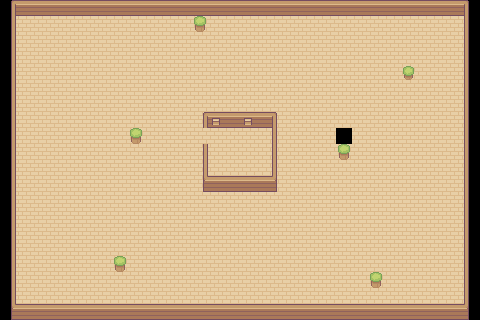

This is a level from a 2D game, rendered from its Tiled map with the project's own tilesets. A one-line summary and the complete map file follow:
An orthogonal 30x20 tile map with 16x16 px tiles, 2 tile layers (Прошарок плиток 1, Прошарок плиток 2), 2 tilesets and 14 objects (6x colision, soso, penis).

<map version="1.10" tiledversion="1.11.2" orientation="orthogonal" renderorder="right-down" width="30" height="20" tilewidth="16" tileheight="16" infinite="0" nextlayerid="7" nextobjectid="39">
 <tileset firstgid="1" name="Hills" tilewidth="16" tileheight="16" tilecount="77" columns="11">
  <image source="../Sprout Lands - Sprites - Basic pack/Tilesets/Hills.png" trans="ff00ff" width="176" height="112" />
 </tileset>
 <tileset firstgid="78" source="Wooden_House_Walls_Tilset.tsx" />
 <layer id="1" name="Прошарок плиток 1" width="30" height="20">
  <data encoding="csv">
78,79,79,79,79,79,79,79,79,79,79,79,79,79,79,79,79,79,79,79,79,79,79,79,79,79,79,79,79,80,
83,84,84,84,84,84,84,84,84,84,84,84,84,84,84,84,84,84,84,84,84,84,84,84,84,84,84,84,84,85,
83,84,84,84,84,84,84,84,84,84,84,84,84,84,84,84,84,84,84,84,84,84,84,84,84,84,84,84,84,85,
83,84,84,84,84,84,84,84,84,84,84,84,84,84,84,84,84,84,84,84,84,84,84,84,84,84,84,84,84,85,
83,84,84,84,84,84,84,84,84,84,84,84,84,84,84,84,84,84,84,84,84,84,84,84,84,84,84,84,84,85,
83,84,84,84,84,84,84,84,84,84,84,84,84,84,84,84,84,84,84,84,84,84,84,84,84,84,84,84,84,85,
83,84,84,84,84,84,84,84,84,84,84,84,84,84,84,84,84,84,84,84,84,84,84,84,84,84,84,84,84,85,
83,84,84,84,84,84,84,84,84,84,84,84,84,84,84,84,84,84,84,84,84,84,84,84,84,84,84,84,84,85,
83,84,84,84,84,84,84,84,84,84,84,84,84,84,84,84,84,84,84,84,84,0,84,84,84,84,84,84,84,85,
83,84,84,84,84,84,84,84,84,84,84,84,84,0,84,84,0,84,84,84,84,84,84,84,84,84,84,84,84,85,
83,84,84,84,84,84,84,84,84,84,84,84,84,84,84,0,84,84,84,84,84,84,84,84,84,84,84,84,84,85,
83,84,84,84,84,84,84,84,84,84,84,84,84,84,0,84,84,84,84,84,84,84,84,84,84,84,84,84,84,85,
83,84,84,84,84,84,84,84,84,84,84,84,84,84,84,84,84,84,84,84,84,84,84,84,84,84,84,84,84,85,
83,84,84,84,84,84,84,84,84,84,84,84,84,84,84,84,84,84,84,84,84,84,84,84,84,84,84,84,84,85,
83,84,84,84,84,84,84,84,84,84,84,84,84,84,84,84,84,84,84,84,84,84,84,84,84,84,84,84,84,85,
83,84,84,84,84,84,84,84,84,84,84,84,84,84,84,84,84,84,84,84,84,84,84,84,84,84,84,84,84,85,
83,84,84,84,84,84,84,84,84,84,84,84,84,84,84,84,84,84,84,84,84,84,84,84,84,84,84,84,84,85,
83,84,84,84,84,84,84,84,84,84,84,84,84,84,84,84,84,84,84,84,84,84,84,84,84,84,84,84,84,85,
83,84,84,84,84,84,84,84,84,84,84,84,84,84,84,84,84,84,84,84,84,84,84,84,84,84,84,84,84,85,
88,89,89,89,89,89,89,89,89,89,89,89,89,89,89,89,89,89,89,89,89,89,89,89,89,89,89,89,89,90
</data>
 </layer>
 <layer id="2" name="Прошарок плиток 2" width="30" height="20">
  <data encoding="csv">
0,0,0,0,0,0,0,0,0,0,0,0,0,0,0,0,0,0,0,0,0,0,0,0,0,0,0,0,0,0,
0,0,0,0,0,0,0,0,0,0,0,0,74,0,0,0,0,0,0,0,0,0,0,0,0,0,0,0,0,0,
0,0,0,0,0,0,0,0,0,0,0,0,0,0,0,0,0,0,0,0,0,0,0,0,0,0,0,0,0,0,
0,0,0,0,0,0,0,0,0,0,0,0,0,0,0,0,0,0,0,0,0,0,0,0,0,0,0,0,0,0,
0,0,0,0,0,0,0,0,0,0,0,0,0,0,0,0,0,0,0,0,0,0,0,0,0,73,0,0,0,0,
0,0,0,0,0,0,0,0,0,0,0,0,0,0,0,0,0,0,0,0,0,0,0,0,0,0,0,0,0,0,
0,0,0,0,0,0,0,0,0,0,0,0,0,0,0,0,0,0,0,0,0,0,0,0,0,0,0,0,0,0,
0,0,0,0,0,0,0,0,0,0,0,0,78,91,79,91,79,80,0,0,0,0,0,0,0,0,0,0,0,0,
0,0,0,0,0,0,0,0,74,0,0,0,0,84,84,84,84,85,0,0,0,0,0,0,0,0,0,0,0,0,
0,0,0,0,0,0,0,0,0,0,0,0,83,84,84,84,84,85,0,0,0,74,0,0,0,0,0,0,0,0,
0,0,0,0,0,0,0,0,0,0,0,0,83,84,84,84,84,85,0,0,0,0,0,0,0,0,0,0,0,0,
0,0,0,0,0,0,0,0,0,0,0,0,88,89,89,89,89,90,0,0,0,0,0,0,0,0,0,0,0,0,
0,0,0,0,0,0,0,0,0,0,0,0,0,0,0,0,0,0,0,0,0,0,0,0,0,0,0,0,0,0,
0,0,0,0,0,0,0,0,0,0,0,0,0,0,0,0,0,0,0,0,0,0,0,0,0,0,0,0,0,0,
0,0,0,0,0,0,0,0,0,0,0,0,0,0,0,0,0,0,0,0,0,0,0,0,0,0,0,0,0,0,
0,0,0,0,0,0,0,0,0,0,0,0,0,0,0,0,0,0,0,0,0,0,0,0,0,0,0,0,0,0,
0,0,0,0,0,0,0,74,0,0,0,0,0,0,0,0,0,0,0,0,0,0,0,0,0,0,0,0,0,0,
0,0,0,0,0,0,0,0,0,0,0,0,0,0,0,0,0,0,0,0,0,0,0,74,0,0,0,0,0,0,
0,0,0,0,0,0,0,0,0,0,0,0,0,0,0,0,0,0,0,0,0,0,0,0,0,0,0,0,0,0,
0,0,0,0,0,0,0,0,0,0,0,0,0,0,0,0,0,0,0,0,0,0,0,0,0,0,0,0,0,0
</data>
 </layer>
 <objectgroup id="3" name="Колізіонєри">
  <object id="1" type="colision" x="117.792" y="259.162" width="4.13084" height="10.5844" />
  <object id="2" x="203" y="112" width="74" height="5" />
  <object id="3" x="203" y="176" width="74" height="5" />
  <object id="4" x="272" y="116.999" width="5" height="59.0005" />
  <object id="6" x="203" y="144" width="5" height="32" />
  <object id="7" x="203" y="117.002" width="5" height="11" />
  <object id="14" type="colision" x="199.406" y="20.0033" width="1.00584" height="7.08436" />
  <object id="15" type="colision" x="130.993" y="128.966" width="9.95306" height="15.0288" />
  <object id="16" type="colision" x="373.81" y="275.145" width="4.13084" height="10.5844" />
  <object id="17" type="colision" x="406.418" y="67.9635" width="4.13084" height="10.5844" />
  <object id="18" name="Кущ всемогущий" type="colision" x="341.81" y="146.333" width="4.13084" height="10.5844" />
 </objectgroup>
 <objectgroup id="6" name="Objects">
  <object id="33" name="soso" x="72.3333" y="158.667" width="20" height="45.3333" />
  <object id="34" name="penis" x="236.5" y="89.5" />
  <object id="38" x="145" y="263">
   <properties>
    <property name="Class" value="door" />
    <property name="from" value="oblivion2" />
    <property name="singleName" value="penis1" />
    <property name="to" value="oblivion" />
   </properties>
  </object>
 </objectgroup>
</map>
